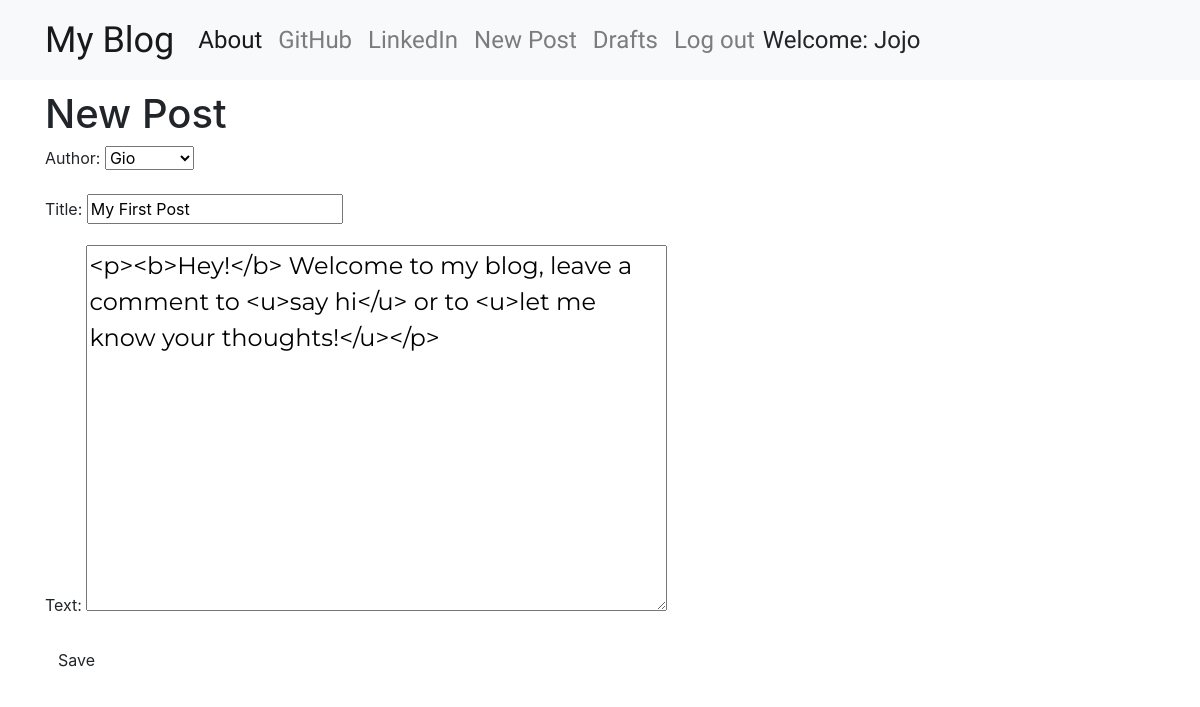
The page /post/2/edit/ (signed in) on the database as committed earlier.
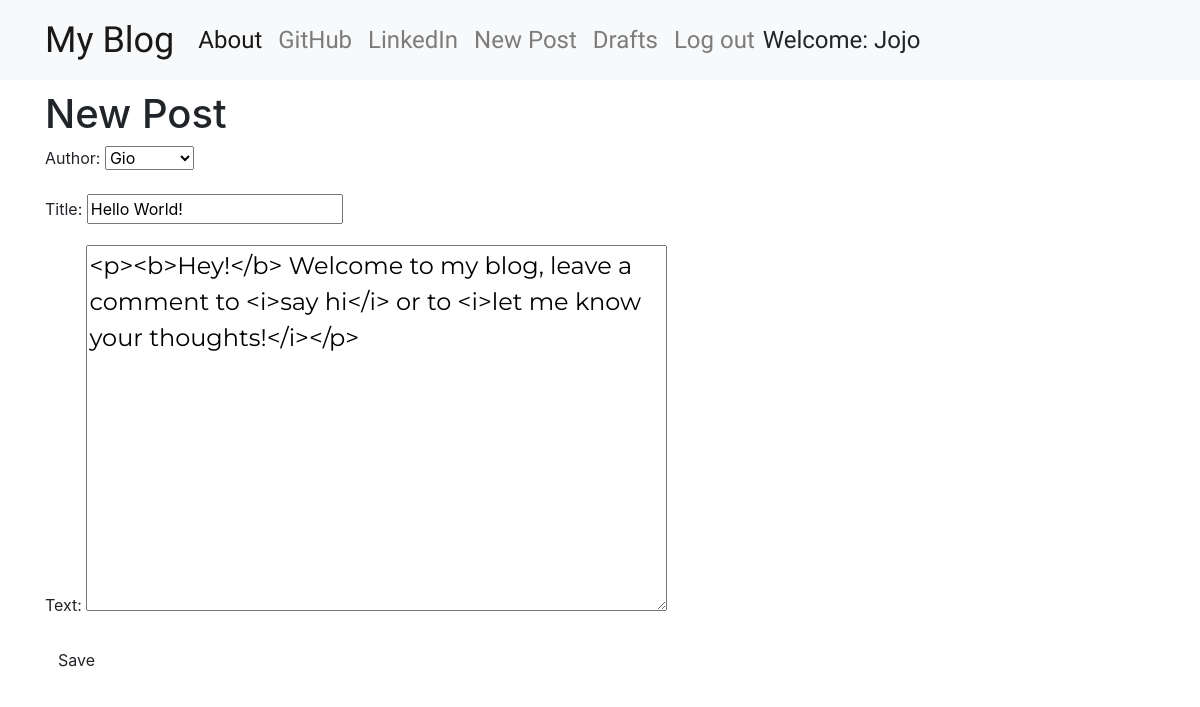
The same page on the database as committed later.
### blog/models.py (models this page shows, shortened)
class Post(models.Model):
    author = models.ForeignKey('auth.User',on_delete=models.CASCADE)
    title = models.CharField(max_length=200)
    text = models.TextField()
    created_date = models.DateTimeField(default=timezone.now)
    published_date = models.DateTimeField(blank=True,null=True)

### blog/views.py (the view)
# urls.py: path('post/<int:pk>/edit/',views.PostUpdateView.as_view(),name='post_edit'),
class PostUpdateView(LoginRequiredMixin,UpdateView):
    login_url = '/login/'
    redirect_field_name = 'blog/post_detail.html'
    form_class = PostForm
    model = Post

### blog/forms.py
class PostForm(forms.ModelForm):
    class Meta():
        model = Post
        fields = ('author','title','text')
        widgets = {
            'title':forms.TextInput(attrs={'class':'textinputclass'}),
            'text':forms.Textarea(attrs={'class':'editable medium-editor-textarea postcontent'})
        }

### blog/templates/blog/post_form.html (shortened to what this page needs)
{% extends "blog/base.html" %}
{% block content%}
<h1>New Post</h1>
<form class="post-form" method="POST">
  {{form.as_p}}
  <button type="submit" class="save btn btn-default">Save</button>
</form>
{% endblock %}

Rows that differ between the two databases and show on the page:
changed Post "Gio": title "My First Post" → "Hello World!"; text "<p><b>Hey!</b> Welcome to my blog, leave a comment to <u>say hi</u> or to <u>let me know your thoughts!</u></p>" → "<p><b>Hey!</b> Welcome to my blog, leave a comment to <i>say hi</i> or to <i>let me know your thoughts!</i></p>"
